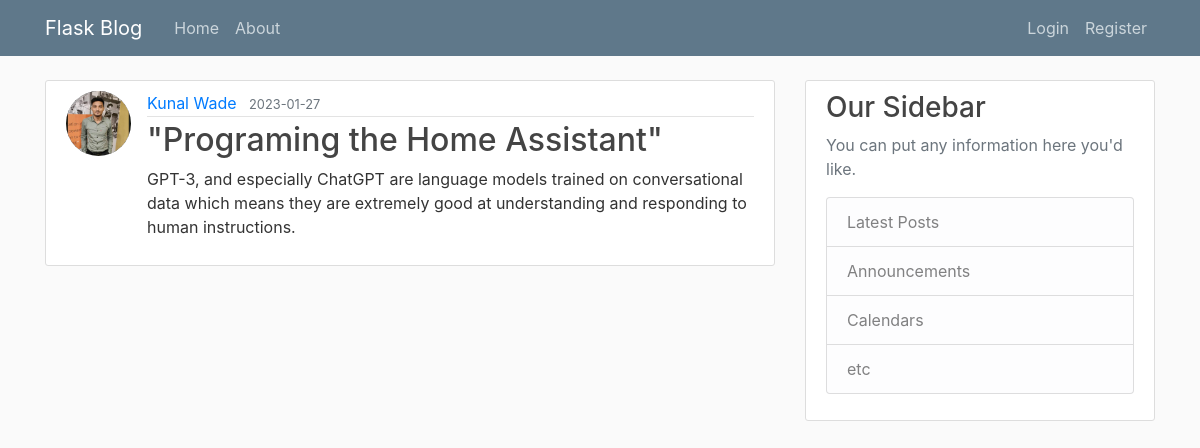
Screenshot of /post/3 with the database file from the repository.
### flaskblog/models.py (models this page shows, shortened)
class User(db.Model, UserMixin):
    __tablename__ = "user"
    id = db.Column(db.Integer, primary_key=True)
    username = db.Column(db.String(20), unique=True, nullable=False)
    email = db.Column(db.String(20), unique=True, nullable=False)
    image_file = db.Column(db.String(20), nullable=False,
                           default='default.jpg')
    password = db.Column(db.String(60), nullable=False)
    user = db.relationship('Post', backref="author", lazy=True)

class Post(db.Model):
    __tablename__ = "post"
    id = db.Column(db.Integer, primary_key=True)
    title = db.Column(db.String(100), nullable=False)
    date_posted = db.Column(db.DateTime, nullable=False,
                            default=datetime.utcnow)
    content = db.Column(db.Text, nullable=False)
    user_id = db.Column(db.Integer, db.ForeignKey('user.id'), nullable=False)

### flaskblog/routes.py (the view)
@app.route("/post/<int:post_id>")
def post(post_id):
    post = Post.query.get_or_404(post_id) #~#get_or_404 gives the post with id if it exists either gives 404 error
    return render_template("post.html",title=post.title, post=post)

### flaskblog/templates/post.html (shortened to what this page needs)
{% extends "layout.html" %}
{% block content %}
<article class="media content-section">
    <img class="rounded-circle article-img"
        src="{{ url_for('static', filename='profile_pics/' + post.author.image_file) }}">
    <div class="media-body">
        <div class="article-metadata">
            <a class="mr-2" href="{{ url_for('user_posts',username=post.author.username)}}">{{ post.author.username }}</a>
            <small class="text-muted">{{ post.date_posted.strftime('%Y-%m-%d') }}</small>
        </div>
        <h2 class="article-title">{{ post.title }}</h2>
        <p class="article-content">{{ post.content }}</p>
    </div>
</article>
{% endblock content %}

### flaskblog/static/main.css (style rules this page uses)
body { background: #fafafa; color: #333333; margin-top: 5rem; }
h1, h2, h3, h4, h5, h6 { color: #444444; }
.content-section { background: #ffffff; padding: 10px 20px; border: 1px solid #dddddd; border-radius: 3px; margin-bottom: 20px; }
.article-title { color: #444444; }
.article-content { white-space: pre-line; }
.article-img { height: 65px; width: 65px; margin-right: 16px; }
.article-metadata { padding-bottom: 1px; margin-bottom: 4px; border-bottom: 1px solid #e3e3e3 }

### rows the page displays
User: image_file (picture), author.username "Kunal Wade"
Post: date_posted "2023-01-27", title "\"Programing the Home Assistant\"", content "GPT-3, and especially ChatGPT are language models trained on conversational data which means they are extremely good at understanding and responding to human instructions."
